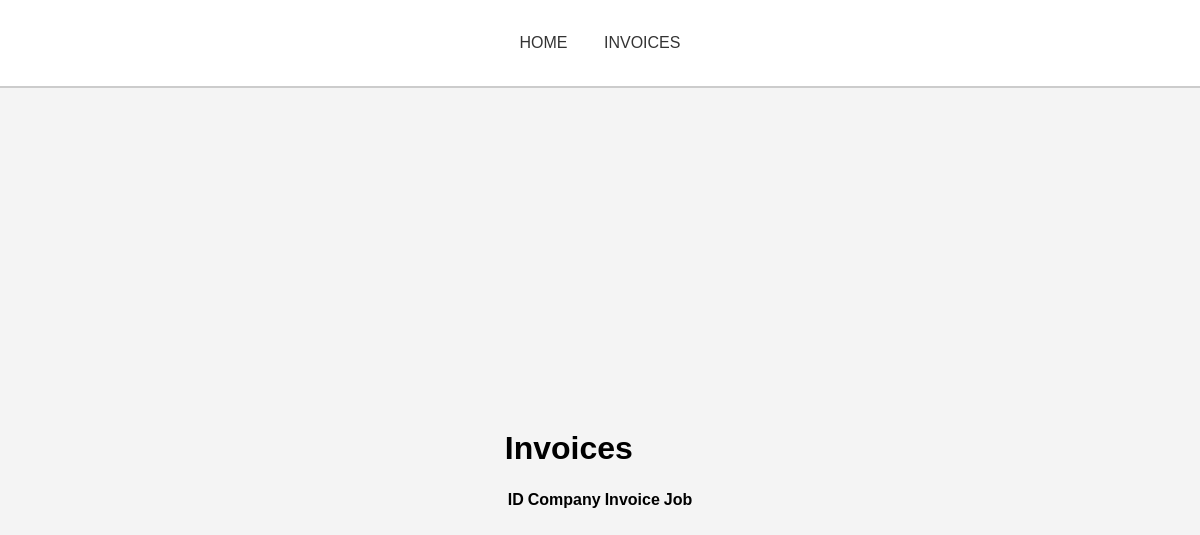
The app's page /invoices, older data.
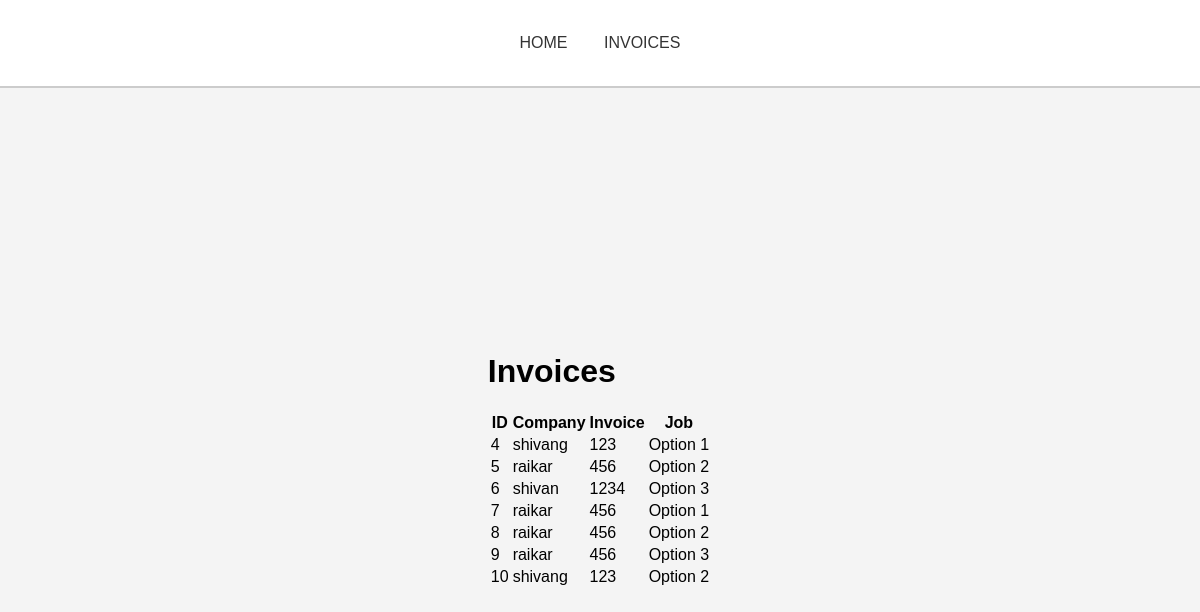
The same page, newer data.
### tables this page shows
CREATE TABLE forms (
    id INTEGER PRIMARY KEY AUTOINCREMENT,
    company TEXT NOT NULL,
    invoice TEXT NOT NULL,
    job TEXT NOT NULL
);

### app.py (the view)
@app.route('/invoices')
def invoices():
    db = get_db()
    cursor = db.cursor()
    cursor.execute('SELECT * FROM forms')
    entries = cursor.fetchall()
    print(entries)
    return render_template('invoices.html', entries=entries)

### app.py (called while the page is built)
def get_db():
    db = getattr(g, '_database', None)
    if db is None:
        db = g._database = sqlite3.connect(app.config['DATABASE'])
        db.row_factory = sqlite3.Row
    return db

@app.context_processor
def inject_nav_links():
    return dict(nav_links=nav_links)

### templates/invoices.html (shortened to what this page needs)
{% extends 'base.html' %}
{% block content %}
    <h1>Invoices</h1>
    <table>
        <thead>
            <tr>
                <th>ID</th>
                <th>Company</th>
                <th>Invoice</th>
                <th>Job</th>
            </tr>
        </thead>
        <tbody>
            {% for entry in entries %}
                <tr>
                    <td>{{ entry['id'] }}</td>
                    <td>{{ entry['company'] }}</td>
                    <td>{{ entry['invoice'] }}</td>
                    <td>{{ entry['job'] }}</td>
                </tr>
            {% endfor %}
        </tbody>
    </table>
{% endblock %}

### templates/base.html (shortened to what this page needs)
<!DOCTYPE html>
<html lang="en">
<head>
    <link rel="stylesheet" href="static/style.css">
</head>
<body>
    <nav>
        <ul>
            {% for link in nav_links %}
                <li><a href="{{ url_for(link['url']) }}">{{ link['text'] }}</a></li>
            {% endfor %}
        </ul>
    </nav>
    <div class="content">
        {% block content %}{% endblock %}
    </div>
</body>
</html>

### static/style.css (style rules this page uses)
body { font-family: Arial, sans-serif; background-color: #f4f4f4; margin: 0; display: flex; align-items: center; justify-content: center; height: 100vh; padding-top: 60px; overflow: hidden; }
nav { background-color: #fff; border-bottom: 2px solid #ccc; overflow: hidden; position: fixed; width: 100%; z-index: 1000; top: 0; padding: 20px 0; }
nav ul { list-style-type: none; margin: 0; padding: 0; text-align: center; overflow: hidden; }
nav li { display: inline-block; }
nav a { display: block; color: #333; text-align: center; padding: 14px 16px; text-transform:uppercase; text-decoration: none; transition: color 0.3s; }

Row changes from the older to the newer data that the page shows:
added forms: id "4", company "shivang", invoice "123", job "Option 1"
added forms: id "5", company "raikar", invoice "456", job "Option 2"
added forms: id "6", company "shivan", invoice "1234", job "Option 3"
added forms: id "7", company "raikar", invoice "456", job "Option 1"
added forms: id "8", company "raikar", invoice "456", job "Option 2"
added forms: id "9", company "raikar", invoice "456", job "Option 3"
added forms: id "10", company "shivang", invoice "123", job "Option 2"
